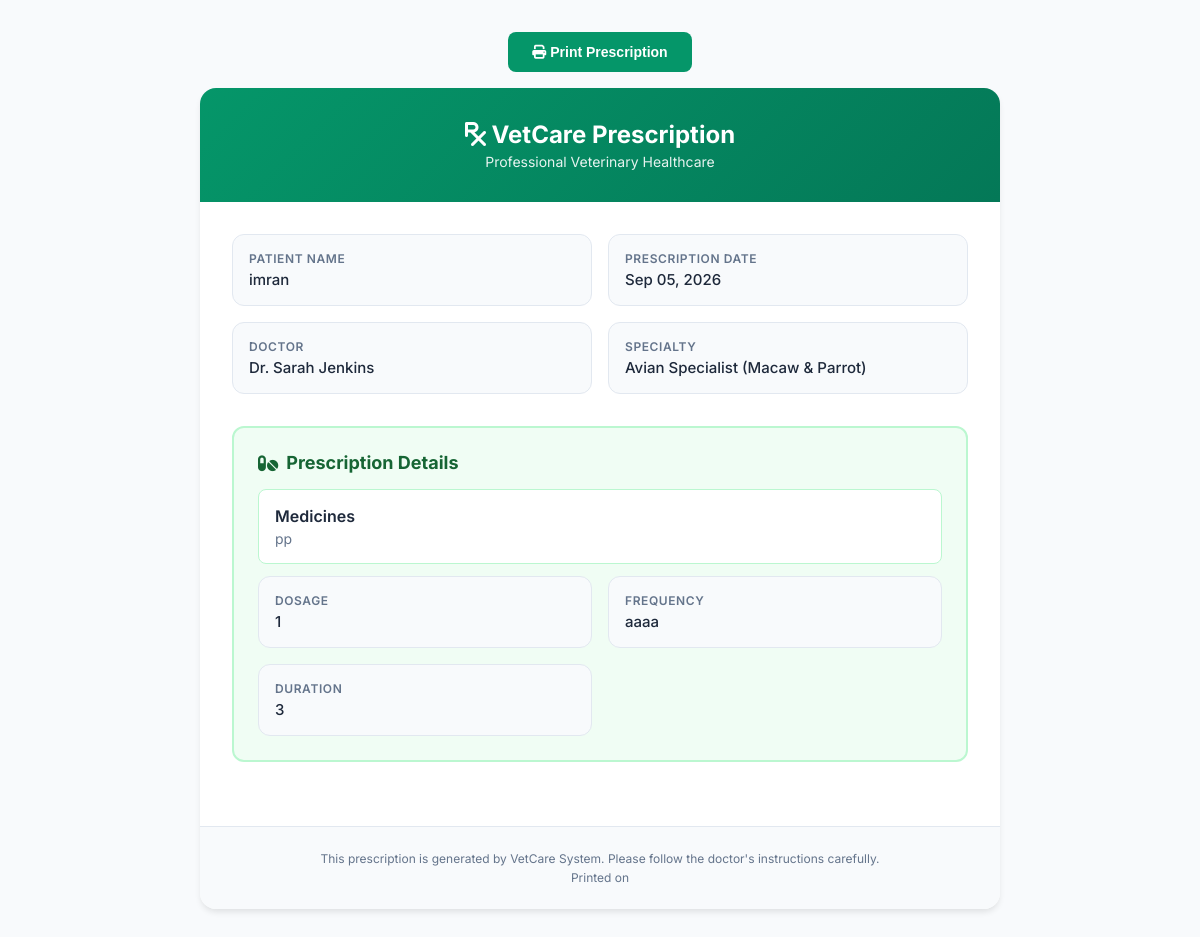
The app's page /prescription/print/10/ (signed in), older data.
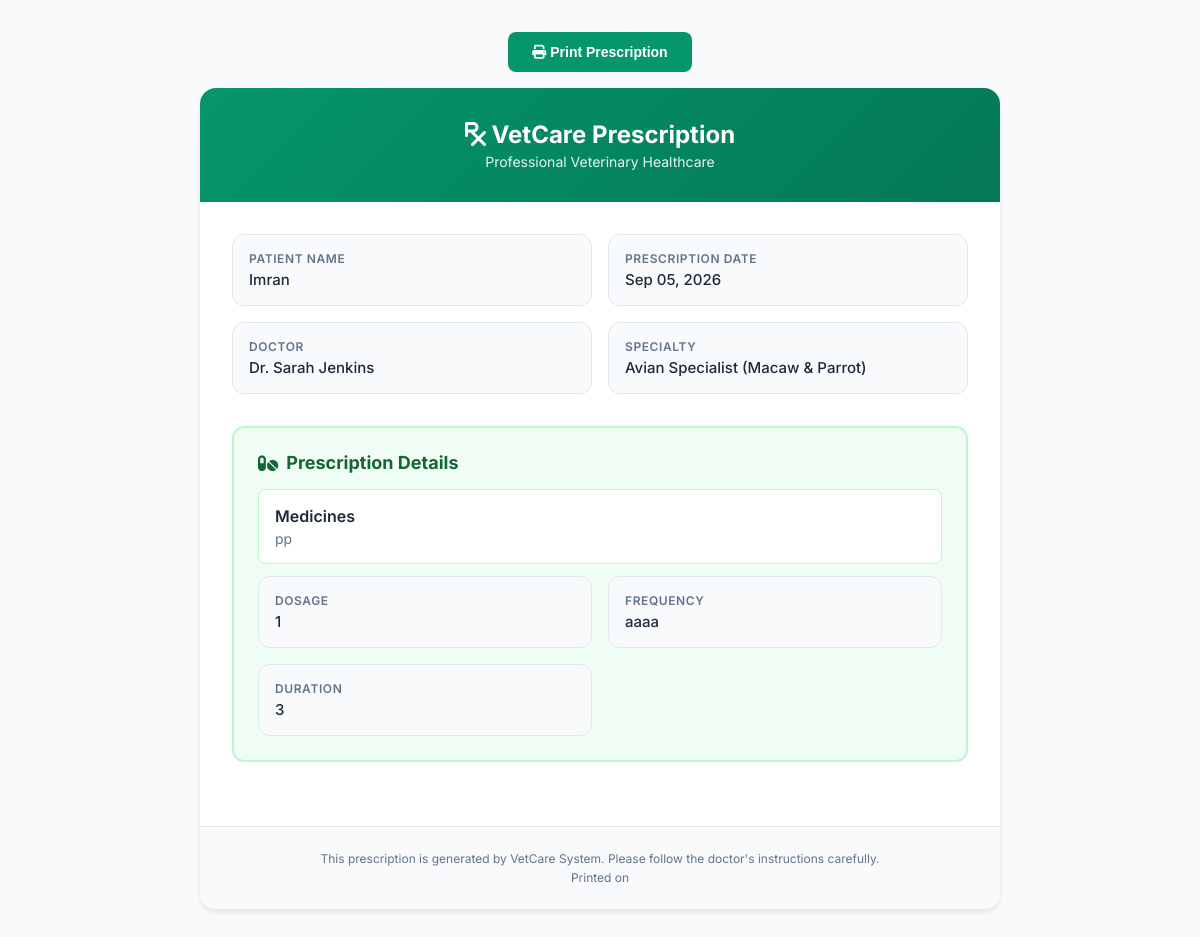
The same page, newer data.
### patient/models.py (models this page shows, shortened)
class MedicalHistory(models.Model):
    patient = models.ForeignKey(Patient, on_delete=models.CASCADE, related_name='medical_histories')
    appointment = models.ForeignKey('booking.Appointment', on_delete=models.SET_NULL, null=True, blank=True, related_name='medical_histories')
    diagnosis = models.TextField()
    notes = models.TextField(blank=True)
    medical_suggestion = models.TextField(blank=True)
    medicines = models.TextField(blank=True)
    dosage = models.TextField(blank=True)
    frequency = models.CharField(max_length=100, blank=True)
    duration = models.CharField(max_length=100, blank=True)
    date = models.DateField()
    created_at = models.DateTimeField(auto_now_add=True)

class Patient(models.Model):
    user = models.OneToOneField(settings.AUTH_USER_MODEL, on_delete=models.CASCADE, related_name='patient_profile')
    pet_name = models.CharField(max_length=100)
    species = models.CharField(max_length=100)
    breed = models.CharField(max_length=100, blank=True)
    age = models.IntegerField(null=True, blank=True)
    weight = models.DecimalField(max_digits=5, decimal_places=2, null=True, blank=True)
    medical_history = models.TextField(blank=True)
    created_at = models.DateTimeField(auto_now_add=True)

### accounts/models.py (models this page shows, shortened)
class User(AbstractUser):
    ROLE_CHOICES = (
        ('PATIENT', 'Patient'),
        ('DOCTOR', 'Doctor'),
        ('ADMIN', 'Admin'),
    )
    role = models.CharField(max_length=20, choices=ROLE_CHOICES, default='PATIENT')
    phone = models.CharField(max_length=20, blank=True, null=True)
    country_code = models.CharField(max_length=5, default='+880', blank=True)
    address = models.TextField(blank=True)
    created_at = models.DateTimeField(auto_now_add=True)

### booking/models.py (models this page shows, shortened)
class Appointment(models.Model):
    STATUS_CHOICES = (
        ('PENDING', 'Pending'),
        ('CONFIRMED', 'Confirmed'),
        ('COMPLETED', 'Completed'),
        ('CANCELLED', 'Cancelled'),
    )
    patient = models.ForeignKey('patient.Patient', on_delete=models.CASCADE, related_name='appointments')
    doctor = models.ForeignKey('vet.Doctor', on_delete=models.CASCADE, related_name='appointments')
    date = models.DateField()
    time = models.TimeField()
    status = models.CharField(max_length=20, choices=STATUS_CHOICES, default='PENDING')
    fee = models.DecimalField(max_digits=8, decimal_places=2, default=1500.00)
    notes = models.TextField(blank=True)
    created_at = models.DateTimeField(auto_now_add=True)
    updated_at = models.DateTimeField(auto_now=True)
    class Meta:
        ordering = ['-date', '-time']

### vet/models.py (models this page shows, shortened)
class Doctor(models.Model):
    user = models.OneToOneField(settings.AUTH_USER_MODEL, on_delete=models.CASCADE, related_name='doctor_profile')
    specialty = models.CharField(max_length=100)
    experience_years = models.IntegerField(default=0)
    qualification = models.CharField(max_length=200, blank=True)
    license_number = models.CharField(max_length=50, blank=True)
    consultation_fee = models.DecimalField(max_digits=8, decimal_places=2, default=1500.00)
    bio = models.TextField(blank=True)
    is_active = models.BooleanField(default=True)
    created_at = models.DateTimeField(auto_now_add=True)

### patient/views.py (the view, shortened to what this page needs)
# urls.py: path('prescription/print/<int:history_id>/', views.print_prescription, name='print_prescription'),
@login_required
def print_prescription(request, history_id):
    prescription = None
    patient = None
    if request.user.role == 'PATIENT':
        try:
            patient = request.user.patient_profile
            prescription = MedicalHistory.objects.get(id=history_id, patient=patient)
        except (Patient.DoesNotExist, MedicalHistory.DoesNotExist):
            messages.error(request, 'Prescription not found.')
            return redirect('my_prescriptions')
    else:
        return render(request, '403.html', status=403)
    context = {
        'patient': patient,
        'prescription': prescription,
    }
    return render(request, 'print_prescription.html', context)

### vetcure/templates/print_prescription.html (shortened to what this page needs)
<!DOCTYPE html>
<html lang="en">
<head>
    <link rel="stylesheet" href="https://cdnjs.cloudflare.com/ajax/libs/font-awesome/6.4.0/css/all.min.css">
</head>
<body>
    <div class="no-print">
        <button onclick="window.print()"><i class="fa-solid fa-print"></i> Print Prescription</button>
    </div>
    <div class="prescription-box">
        <div class="header">
            <h1><i class="fa-solid fa-prescription"></i> VetCare Prescription</h1>
            <p>Professional Veterinary Healthcare</p>
        </div>
        <div class="content">
            <div class="info-grid">
                <div class="info-item">
                    <div class="info-label">Patient Name</div>
                    <div class="info-value">{{ prescription.patient.user.get_full_name }}</div>
                </div>
                <div class="info-item">
                    <div class="info-label">Prescription Date</div>
                    <div class="info-value">{{ prescription.date|date:"M d, Y" }}</div>
                </div>
                {% if prescription.appointment %}
                <div class="info-item">
                    <div class="info-label">Doctor</div>
                    <div class="info-value">Dr. {{ prescription.appointment.doctor.user.get_full_name }}</div>
                </div>
                <div class="info-item">
                    <div class="info-label">Specialty</div>
                    <div class="info-value">{{ prescription.appointment.doctor.specialty }}</div>
                </div>
                {% endif %}
            </div>
            <div class="prescription-section">
                <h2><i class="fa-solid fa-pills"></i> Prescription Details</h2>
                {% if prescription.medicines %}
                <div class="medicine-item">
                    <div class="medicine-name">Medicines</div>
                    <div class="medicine-details">{{ prescription.medicines|linebreaks }}</div>
                </div>
                {% endif %}
                <div class="info-grid" style="margin-bottom: 0;">
                    {% if prescription.dosage %}
                    <div class="info-item">
                        <div class="info-label">Dosage</div>
                        <div class="info-value">{{ prescription.dosage }}</div>
                    </div>
                    {% endif %}
                    {% if prescription.frequency %}
                    <div class="info-item">
                        <div class="info-label">Frequency</div>
                        <div class="info-value">{{ prescription.frequency }}</div>
                    </div>
                    {% endif %}
                    {% if prescription.duration %}
                    <div class="info-item">
                        <div class="info-label">Duration</div>
                        <div class="info-value">{{ prescription.duration }}</div>
                    </div>
                    {% endif %}
                </div>
            </div>
        </div>
        <div class="footer">
            <p>This prescription is generated by VetCare System. Please follow the doctor's instructions carefully.</p>
            <p style="margin-top: 0.25rem;">Printed on {{ "now"|date:"M d, Y h:i A" }}</p>
        </div>
    </div>
</body>
</html>

Row changes from the older to the newer data that the page shows:
changed through a linked row, MedicalHistory "aaaa": patient.user.get_full_name "imran" → "Imran"
